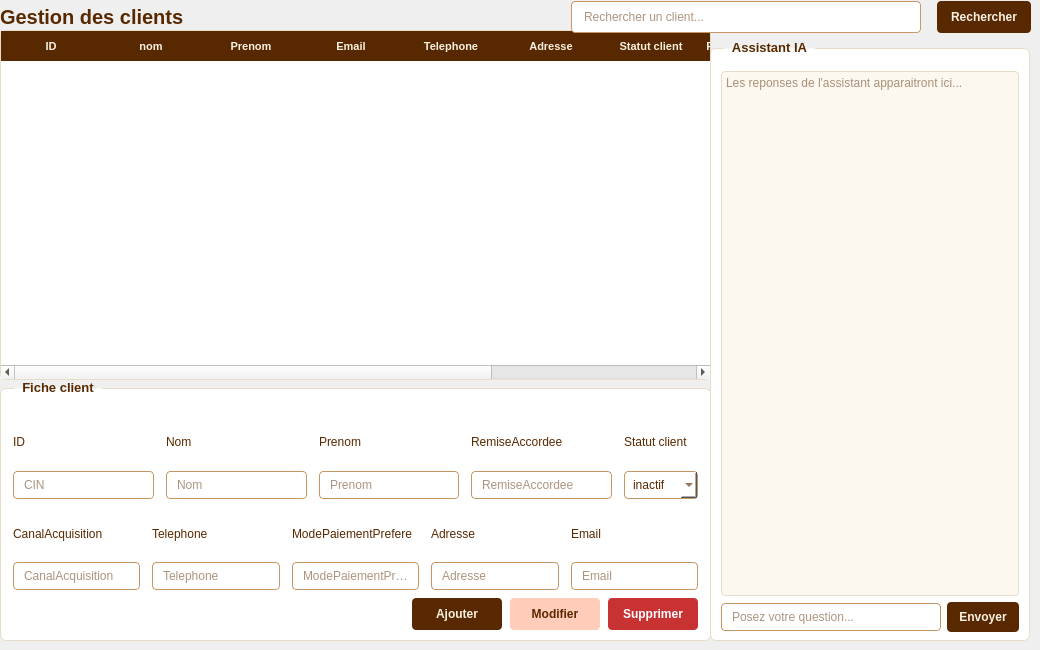
         <widget class="QWidget" name="pageClient">
          <widget class="QTableWidget" name="employeeTable_3">
           <property name="geometry">
            <rect>
             <x>0</x>
             <y>30</y>
             <width>711</width>
             <height>350</height>
            </rect>
           </property>
           <property name="styleSheet">
            <string notr="true">QTableWidget {
  background-color: white;
  border: 1px solid rgb(230, 220, 200);
  border-radius: 6px;
  gridline-color: rgb(230, 220, 200);
  font-size: 11px;
  color: rgb(88, 41, 0);
}
QTableWidget::item {
  padding: 4px 6px;
}
QTableWidget::item:selected {
  background-color: rgb(255, 205, 185);
  color: rgb(88, 41, 0);
}
QHeaderView::section {
  background-color: rgb(88, 41, 0);
  color: rgb(248, 241, 227);
  padding: 6px 6px;
  border: none;
  font-weight: bold;
  font-size: 11px;
}</string>
           </property>
           <property name="alternatingRowColors">
            <bool>true</bool>
           </property>
           <property name="selectionBehavior">
            <enum>QAbstractItemView::SelectionBehavior::SelectRows</enum>
           </property>
           <property name="columnCount">
            <number>10</number>
           </property>
           <column>
            <property name="text">
             <string>ID</string>
            </property>
           </column>
           <column>
            <property name="text">
             <string>nom</string>
            </property>
           </column>
           <column>
            <property name="text">
             <string>Prenom</string>
            </property>
           </column>
           <column>
            <property name="text">
             <string>Email</string>
            </property>
           </column>
           <column>
            <property name="text">
             <string>Telephone</string>
            </property>
           </column>
           <column>
            <property name="text">
             <string>Adresse</string>
            </property>
           </column>
           <column>
            <property name="text">
             <string>Statut client</string>
            </property>
           </column>
           <column>
            <property name="text">
             <string>RemiseAccordee</string>
            </property>
           </column>
           <column>
            <property name="text">
             <string>CanalAcquisition</string>
            </property>
           </column>
           <column>
            <property name="text">
             <string>ModePaiementPrefere</string>
            </property>
           </column>
          </widget>
          <widget class="QWidget" name="layoutWidget">
           <property name="geometry">
            <rect>
             <x>0</x>
             <y>0</y>
             <width>1031</width>
             <height>34</height>
            </rect>
           </property>
           <layout class="QHBoxLayout" name="employesHeaderRow_3">
            <property name="spacing">
             <number>16</number>
            </property>
            <item>
             <widget class="QLabel" name="employesTitle_3">
              <property name="styleSheet">
               <string notr="true">font-size: 20px; font-weight: bold; color: rgb(88, 41, 0);</string>
              </property>
              <property name="text">
               <string>Gestion des clients</string>
              </property>
             </widget>
            </item>
            <item>
             <spacer name="headerSearchSpacer_3">
              <property name="orientation">
               <enum>Qt::Orientation::Horizontal</enum>
              </property>
              <property name="sizeHint" stdset="0">
               <size>
                <width>40</width>
                <height>20</height>
               </size>
              </property>
             </spacer>
            </item>
            <item>
             <widget class="QLineEdit" name="lineEditSearch_3">
              <property name="minimumSize">
               <size>
                <width>250</width>
                <height>32</height>
               </size>
              </property>
              <property name="maximumSize">
               <size>
                <width>350</width>
                <height>32</height>
               </size>
              </property>
              <property name="styleSheet">
               <string notr="true">QLineEdit {
  border: 1px solid rgb(200, 150, 100);
  border-radius: 4px;
  padding: 4px 10px;
  font-size: 12px;
  color: rgb(88, 41, 0);
  background-color: white;
}</string>
              </property>
              <property name="placeholderText">
               <string>Rechercher un client...</string>
              </property>
             </widget>
            </item>
            <item>
             <widget class="QPushButton" name="btnRechercher_3">
              <property name="minimumSize">
               <size>
                <width>90</width>
                <height>32</height>
               </size>
              </property>
              <property name="cursor">
               <cursorShape>PointingHandCursor</cursorShape>
              </property>
              <property name="styleSheet">
               <string notr="true">QPushButton {
  background-color: rgb(88, 41, 0);
  color: rgb(248, 241, 227);
  border: none;
  border-radius: 4px;
  font-size: 12px;
  font-weight: bold;
  padding: 4px 14px;
}
QPushButton:hover {
  background-color: rgb(110, 55, 10);
}</string>
              </property>
              <property name="text">
               <string>Rechercher</string>
              </property>
             </widget>
            </item>
           </layout>
          </widget>
          <widget class="QGroupBox" name="chatGroupBox_3">
           <property name="geometry">
            <rect>
             <x>710</x>
             <y>40</y>
             <width>320</width>
             <height>601</height>
            </rect>
           </property>
           <property name="styleSheet">
            <string notr="true">QGroupBox {
  background-color: white;
  border: 1px solid rgb(230, 220, 200);
  border-radius: 6px;
  margin-top: 8px;
  padding-top: 14px;
  font-weight: bold;
  font-size: 13px;
  color: rgb(88, 41, 0);
}
QGroupBox::title {
  subcontrol-origin: margin;
  left: 14px;
  padding: 0 6px;
}
QTextEdit {
  border: 1px solid rgb(230, 220, 200);
  border-radius: 4px;
  font-size: 12px;
  color: rgb(88, 41, 0);
  background-color: rgb(252, 248, 240);
  font-weight: normal;
}
QLineEdit {
  border: 1px solid rgb(200, 150, 100);
  border-radius: 4px;
  padding: 5px 8px;
  font-size: 12px;
  color: rgb(88, 41, 0);
  background-color: white;
  font-weight: normal;
}</string>
           </property>
           <property name="title">
            <string>Assistant IA</string>
           </property>
           <layout class="QVBoxLayout" name="chatLayout_3">
            <property name="spacing">
             <number>6</number>
            </property>
            <property name="leftMargin">
             <number>10</number>
            </property>
            <property name="topMargin">
             <number>8</number>
            </property>
            <property name="rightMargin">
             <number>10</number>
            </property>
            <property name="bottomMargin">
             <number>8</number>
            </property>
            <item>
             <widget class="QTextEdit" name="chatDisplay_3">
              <property name="readOnly">
               <bool>true</bool>
              </property>
              <property name="placeholderText">
               <string>Les reponses de l'assistant apparaitront ici...</string>
              </property>
             </widget>
            </item>
            <item>
             <layout class="QHBoxLayout" name="chatInputLayout_3">
              <property name="spacing">
               <number>6</number>
              </property>
              <item>
               <widget class="QLineEdit" name="lineEditChat_3">
                <property name="placeholderText">
                 <string>Posez votre question...</string>
                </property>
               </widget>
              </item>
              <item>
               <widget class="QPushButton" name="btnSendChat_3">
                <property name="minimumSize">
                 <size>
                  <width>70</width>
                  <height>30</height>
                 </size>
                </property>
                <property name="cursor">
                 <cursorShape>PointingHandCursor</cursorShape>
                </property>
                <property name="styleSheet">
                 <string notr="true">QPushButton {
  background-color: rgb(88, 41, 0);
  color: rgb(248, 241, 227);
  border: none;
  border-radius: 4px;
  font-size: 12px;
  font-weight: bold;
  padding: 5px 12px;
}
QPushButton:hover {
  background-color: rgb(110, 55, 10);
}</string>
                </property>
                <property name="text">
                 <string>Envoyer</string>
                </property>
               </widget>
              </item>
             </layout>
            </item>
           </layout>
          </widget>
          <widget class="QGroupBox" name="employeeFormBox_3">
           <property name="geometry">
            <rect>
             <x>0</x>
             <y>380</y>
             <width>711</width>
             <height>261</height>
            </rect>
           </property>
           <property name="styleSheet">
            <string notr="true">QGroupBox {
  background-color: white;
  border: 1px solid rgb(230, 220, 200);
  border-radius: 6px;
  margin-top: 8px;
  padding-top: 16px;
  font-weight: bold;
  font-size: 13px;
  color: rgb(88, 41, 0);
}
QGroupBox::title {
  subcontrol-origin: margin;
  left: 14px;
  padding: 0 6px;
}
QLineEdit, QComboBox, QDateEdit {
  border: 1px solid rgb(200, 150, 100);
  border-radius: 4px;
  padding: 5px 8px;
  font-size: 12px;
  color: rgb(88, 41, 0);
  background-color: rgb(255, 255, 255);
  font-weight: normal;
}
QLineEdit:focus, QComboBox:focus, QDateEdit:focus {
  border: 1px solid rgb(88, 41, 0);
}
QLabel {
  font-size: 12px;
  font-weight: normal;
  color: rgb(88, 41, 0);
}</string>
           </property>
           <property name="title">
            <string>Fiche client</string>
           </property>
           <layout class="QVBoxLayout" name="formOuterLayout_3">
            <property name="spacing">
             <number>8</number>
            </property>
            <property name="leftMargin">
             <number>12</number>
            </property>
            <property name="topMargin">
             <number>10</number>
            </property>
            <property name="rightMargin">
             <number>12</number>
            </property>
            <property name="bottomMargin">
             <number>10</number>
            </property>
            <item>
             <layout class="QHBoxLayout" name="formRow1_3">
              <property name="spacing">
               <number>12</number>
              </property>
              <item>
               <layout class="QVBoxLayout" name="cinLayout_3">
                <property name="spacing">
                 <number>2</number>
                </property>
                <item>
                 <widget class="QLabel" name="labelCIN_3">
                  <property name="text">
                   <string>ID</string>
                  </property>
                 </widget>
                </item>
                <item>
                 <widget class="QLineEdit" name="lineEditCIN_3">
                  <property name="placeholderText">
                   <string>CIN</string>
                  </property>
                 </widget>
                </item>
               </layout>
              </item>
              <item>
               <layout class="QVBoxLayout" name="nomLayout_3">
                <property name="spacing">
                 <number>2</number>
                </property>
                <item>
                 <widget class="QLabel" name="labelNom_3">
                  <property name="text">
                   <string>Nom</string>
                  </property>
                 </widget>
                </item>
                <item>
                 <widget class="QLineEdit" name="lineEditNom_3">
                  <property name="placeholderText">
                   <string>Nom</string>
                  </property>
                 </widget>
                </item>
               </layout>
              </item>
              <item>
               <layout class="QVBoxLayout" name="prenomLayout_3">
                <property name="spacing">
                 <number>2</number>
                </property>
                <item>
                 <widget class="QLabel" name="labelPrenom_3">
                  <property name="text">
                   <string>Prenom</string>
                  </property>
                 </widget>
                </item>
                <item>
                 <widget class="QLineEdit" name="lineEditPrenom_3">
                  <property name="placeholderText">
                   <string>Prenom</string>
                  </property>
                 </widget>
                </item>
               </layout>
              </item>
              <item>
               <layout class="QVBoxLayout" name="sexeLayout_3">
                <property name="spacing">
                 <number>2</number>
                </property>
                <item>
                 <widget class="QLabel" name="labelSexe_3">
                  <property name="text">
                   <string>RemiseAccordee</string>
                  </property>
                 </widget>
                </item>
                <item>
                 <widget class="QLineEdit" name="lineEdit_3">
                  <property name="text">
                   <string/>
                  </property>
                  <property name="placeholderText">
                   <string comment="RemiseAccorrdee" extracomment="RemiseAccorrdee">RemiseAccordee</string>
                  </property>
                  <property name="clearButtonEnabled">
                   <bool>false</bool>
                  </property>
                 </widget>
                </item>
               </layout>
              </item>
              <item>
               <layout class="QVBoxLayout" name="salaireLayout_3">
                <property name="spacing">
                 <number>2</number>
                </property>
                <item>
                 <widget class="QLabel" name="labelSalaire_3">
                  <property name="text">
                   <string>Statut client</string>
                  </property>
                 </widget>
                </item>
                <item>
                 <widget class="QComboBox" name="comboBox_2">
                  <item>
                   <property name="text">
                    <string>inactif</string>
                   </property>
                  </item>
                  <item>
                   <property name="text">
                    <string>bloqué</string>
                   </property>
                  </item>
                  <item>
                   <property name="text">
                    <string>actif</string>
                   </property>
                  </item>
                 </widget>
                </item>
               </layout>
              </item>
             </layout>
            </item>
            <item>
             <layout class="QHBoxLayout" name="formRow2_3">
              <property name="spacing">
               <number>12</number>
              </property>
              <item>
               <layout class="QVBoxLayout" name="dateEmbaucheLayout_3">
                <property name="spacing">
                 <number>2</number>
                </property>
                <item>
                 <widget class="QLabel" name="labelDateEmbauche_3">
                  <property name="text">
                   <string>CanalAcquisition</string>
                  </property>
                 </widget>
                </item>
                <item>
                 <widget class="QLineEdit" name="lineEdit_4">
                  <property name="placeholderText">
                   <string>CanalAcquisition</string>
                  </property>
                 </widget>
                </item>
               </layout>
              </item>
              <item>
               <layout class="QVBoxLayout" name="telephoneLayout_3">
                <property name="spacing">
                 <number>2</number>
                </property>
                <item>
                 <widget class="QLabel" name="labelTelephone_3">
                  <property name="text">
                   <string>Telephone</string>
                  </property>
                 </widget>
                </item>
                <item>
                 <widget class="QLineEdit" name="lineEditTelephone_3">
                  <property name="placeholderText">
                   <string>Telephone</string>
                  </property>
                 </widget>
                </item>
               </layout>
              </item>
              <item>
               <layout class="QVBoxLayout" name="posteLayout_3">
                <property name="spacing">
                 <number>2</number>
                </property>
                <item>
                 <widget class="QLabel" name="labelPoste_3">
                  <property name="text">
                   <string>ModePaiementPrefere</string>
                  </property>
                 </widget>
                </item>
                <item>
                 <widget class="QLineEdit" name="lineEditPoste_3">
                  <property name="text">
                   <string/>
                  </property>
                  <property name="placeholderText">
                   <string>ModePaiementPrefere</string>
                  </property>
                 </widget>
                </item>
               </layout>
              </item>
              <item>
               <layout class="QVBoxLayout" name="adresseLayout_3">
                <property name="spacing">
                 <number>2</number>
                </property>
                <item>
                 <widget class="QLabel" name="labelAdresse_3">
                  <property name="text">
                   <string>Adresse</string>
                  </property>
                 </widget>
                </item>
                <item>
                 <widget class="QLineEdit" name="lineEditAdresse_3">
                  <property name="placeholderText">
                   <string>Adresse</string>
                  </property>
                 </widget>
                </item>
               </layout>
              </item>
              <item>
               <layout class="QVBoxLayout" name="emailLayout_3">
                <property name="spacing">
                 <number>2</number>
                </property>
                <item>
                 <widget class="QLabel" name="labelEmail_3">
                  <property name="text">
                   <string>Email</string>
                  </property>
                 </widget>
                </item>
                <item>
                 <widget class="QLineEdit" name="lineEditEmail_3">
                  <property name="placeholderText">
                   <string>Email</string>
                  </property>
                 </widget>
                </item>
               </layout>
              </item>
             </layout>
            </item>
            <item>
             <layout class="QHBoxLayout" name="formBtnLayout_3">
              <property name="spacing">
               <number>8</number>
              </property>
              <item>
               <spacer name="formBtnSpacer_3">
                <property name="orientation">
                 <enum>Qt::Orientation::Horizontal</enum>
                </property>
                <property name="sizeHint" stdset="0">
                 <size>
                  <width>40</width>
                  <height>20</height>
                 </size>
                </property>
               </spacer>
              </item>
              <item>
               <widget class="QPushButton" name="btnAjouter_3">
                <property name="minimumSize">
                 <size>
                  <width>90</width>
                  <height>32</height>
                 </size>
                </property>
                <property name="cursor">
                 <cursorShape>PointingHandCursor</cursorShape>
                </property>
                <property name="styleSheet">
                 <string notr="true">QPushButton {
  background-color: rgb(88, 41, 0);
  color: rgb(248, 241, 227);
  border: none;
  border-radius: 4px;
  font-size: 12px;
  font-weight: bold;
  padding: 6px 14px;
}
QPushButton:hover {
  background-color: rgb(110, 55, 10);
}</string>
                </property>
                <property name="text">
                 <string>Ajouter</string>
                </property>
               </widget>
              </item>
              <item>
               <widget class="QPushButton" name="btnModifier_3">
                <property name="minimumSize">
                 <size>
                  <width>90</width>
                  <height>32</height>
                 </size>
                </property>
                <property name="cursor">
                 <cursorShape>PointingHandCursor</cursorShape>
                </property>
                <property name="styleSheet">
                 <string notr="true">QPushButton {
  background-color: rgb(255, 205, 185);
  color: rgb(88, 41, 0);
  border: none;
  border-radius: 4px;
  font-size: 12px;
  font-weight: bold;
  padding: 6px 14px;
}
QPushButton:hover {
  background-color: rgb(230, 180, 150);
}</string>
                </property>
                <property name="text">
                 <string>Modifier</string>
                </property>
               </widget>
              </item>
              <item>
               <widget class="QPushButton" name="btnSupprimer_3">
                <property name="minimumSize">
                 <size>
                  <width>90</width>
                  <height>32</height>
                 </size>
                </property>
                <property name="cursor">
                 <cursorShape>PointingHandCursor</cursorShape>
                </property>
                <property name="styleSheet">
                 <string notr="true">QPushButton {
  background-color: rgb(200, 50, 50);
  color: white;
  border: none;
  border-radius: 4px;
  font-size: 12px;
  font-weight: bold;
  padding: 6px 14px;
}
QPushButton:hover {
  background-color: rgb(180, 40, 40);
}</string>
                </property>
                <property name="text">
                 <string>Supprimer</string>
                </property>
               </widget>
              </item>
             </layout>
            </item>
           </layout>
          </widget>
         </widget>
